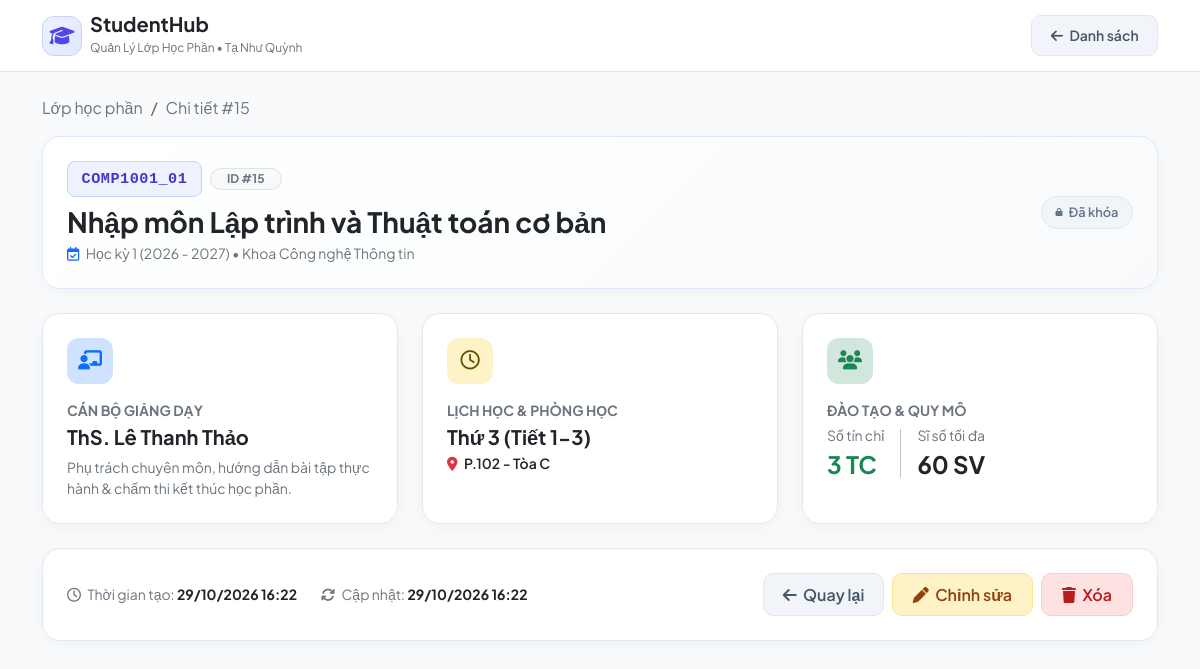
The app's page /detail.php?id=15 with its own data.
### tables this page shows
CREATE TABLE IF NOT EXISTS `lop_hoc_phan` (
    `id` INT AUTO_INCREMENT PRIMARY KEY,
    `ma_lop` VARCHAR(50) NOT NULL UNIQUE,
    `ten_mon_hoc` VARCHAR(255) NOT NULL,
    `so_tin_chi` INT NOT NULL,
    `giang_vien` VARCHAR(150) NOT NULL,
    `phong_hoc` VARCHAR(50) NOT NULL,
    `lich_hoc` VARCHAR(150) NOT NULL,
    `si_so_toi_da` INT NOT NULL DEFAULT 40,
    `trang_thai` ENUM('mo', 'khoa') NOT NULL DEFAULT 'mo',
    `hoc_ky` VARCHAR(50) NOT NULL DEFAULT 'Học kỳ 1 (2026 - 2027)',
    `created_at` TIMESTAMP DEFAULT CURRENT_TIMESTAMP,
    `updated_at` TIMESTAMP DEFAULT CURRENT_TIMESTAMP ON UPDATE CURRENT_TIMESTAMP,
    INDEX `idx_lop_ten_mon` (`ten_mon_hoc`),
    INDEX `idx_lop_giang_vien` (`giang_vien`),
    INDEX `idx_lop_trang_thai` (`trang_thai`)
);

### config/database.php (called while the page is built, shortened)
<?php
$dbHost  = 'localhost';
$dbName  = 'studenthub_personal';
$dbUser  = 'root';
$dbPass  = '';
$charset = 'utf8mb4';
$dsn = "mysql:host={$dbHost};dbname={$dbName};charset={$charset}";
$options = [
    PDO::ATTR_ERRMODE            => PDO::ERRMODE_EXCEPTION,
    PDO::ATTR_DEFAULT_FETCH_MODE => PDO::FETCH_ASSOC,
    PDO::ATTR_EMULATE_PREPARES   => false,
];
try {
    $pdo = new PDO($dsn, $dbUser, $dbPass, $options);
} catch (PDOException $e) {
    http_response_code(500);
    ?>
    <!DOCTYPE html>
    <html lang="vi">
    <head>
        <meta charset="UTF-8">
        <meta name="viewport" content="width=device-width, initial-scale=1.0">
        <title>StudentHub - Lỗi Kết Nối Cơ Sở Dữ Liệu</title>
        <link rel="preconnect" href="https://fonts.googleapis.com">
        <link rel="preconnect" href="https://fonts.gstatic.com" crossorigin>
        <link href="https://fonts.googleapis.com/css2?family=Plus+Jakarta+Sans:wght@400;500;600;700&display=swap" rel="stylesheet">
        <link href="https://cdn.jsdelivr.net/npm/bootstrap@5.3.3/dist/css/bootstrap.min.css" rel="stylesheet">
        <link href="https://cdnjs.cloudflare.com/ajax/libs/font-awesome/6.5.1/css/all.min.css" rel="stylesheet">
        <style>
            body { font-family: 'Plus Jakarta Sans', sans-serif; background-color: #f8fafc; color: #0f172a; }
            .error-card { background: #ffffff; border: 1px solid #fee2e2; border-radius: 16px; box-shadow: 0 4px 20px -2px rgba(15,23,42,0.05); }
        </style>
    </head>
    <body class="d-flex align-items-center min-vh-100">
        <div class="container py-5">
            <div class="row justify-content-center">
                <div class="col-md-8 col-lg-6">
                    <div class="error-card p-4 p-md-5">
                        <div class="d-flex align-items-center gap-3 mb-4">
                            <span class="d-inline-flex align-items-center justify-content-center bg-danger-subtle text-danger rounded-3" style="width: 48px; height: 48px;">
                                <i class="fa-solid fa-database fa-lg"></i>
                            </span>
                            <div>
                                <h4 class="fw-bold mb-0 text-dark">Lỗi Kết Nối CSDL (PDO)</h4>
                                <small class="text-secondary">StudentHub - Tạ Như Quỳnh</small>
                            </div>
                        </div>
                        <p class="text-danger small mb-3">
                            <i class="fa-solid fa-circle-exclamation me-1"></i>
                            Không thể kết nối đến máy chủ MySQL với database <code>studenthub_personal</code>.
                        </p>
                        <div class="bg-light p-3 rounded-3 border mb-4 font-monospace small text-break">
                            <div><strong>DSN:</strong> <?= htmlspecialchars($dsn, ENT_QUOTES, 'UTF-8') ?></div>
                            <div><strong>Chi tiết lỗi:</strong> <?= htmlspecialchars($e->getMessage(), ENT_QUOTES, 'UTF-8') ?></div>
                        </div>
                        <div class="alert alert-warning border-0 small mb-0" style="background:#fffbeb; color:#92400e;">
                            <strong>Hướng dẫn xử lý nhanh:</strong>
                            <ol class="ps-3 mb-0 mt-2">
                                <li>Mở <strong>XAMPP Control Panel</strong> và bật nút <strong>Start</strong> tại MySQL.</li>
                                <li>Import file <code>sql/schema.sql</code> và <code>sql/seed.sql</code> vào MySQL để tạo CSDL <code>studenthub_personal</code>.</li>
                            </ol>
                        </div>
                    </div>
                </div>
            </div>
        </div>
    </body>
    </html>
    <?php
    exit;
}
function getDatabaseConnection(): PDO
{
    global $pdo;
    return $pdo;
}

### repositories/LopHocPhanRepository.php (called while the page is built, shortened)
<?php
class LopHocPhanRepository
{
    public function getById(int $id): ?array
    {
        $sql = 'SELECT * FROM lop_hoc_phan WHERE id = :id LIMIT 1';
        $stmt = $this->pdo->prepare($sql);
        $stmt->bindValue(':id', $id, PDO::PARAM_INT);
        $stmt->execute();
        $record = $stmt->fetch();
        return $record !== false ? $record : null;
    }
}

### detail.php (the view, shortened to what this page needs)
<?php
require_once __DIR__ . '/config/database.php';
require_once __DIR__ . '/helpers/session.php';
require_once __DIR__ . '/repositories/LopHocPhanRepository.php';
$repository = new LopHocPhanRepository(getDatabaseConnection());
$id = filter_input(INPUT_GET, 'id', FILTER_VALIDATE_INT);
$classItem = null;
if ($id && $id > 0) {
    $classItem = $repository->getById((int)$id);
}
    ?>
<!DOCTYPE html>
<html lang="vi">
<head>
    <link href="https://cdn.jsdelivr.net/npm/bootstrap@5.3.3/dist/css/bootstrap.min.css" rel="stylesheet">
    <link href="https://cdnjs.cloudflare.com/ajax/libs/font-awesome/6.5.1/css/all.min.css" rel="stylesheet">
</head>
<body>
    <header class="top-navbar mb-4">
        <div class="container">
            <div class="d-flex align-items-center justify-content-between">
                <a href="index.php" class="d-flex align-items-center gap-2 text-decoration-none">
                    <div class="brand-logo-box">
                        <i class="fa-solid fa-graduation-cap"></i>
                    </div>
                    <div>
                        <span class="fs-5 fw-bold text-dark d-block lh-1">StudentHub</span>
                        <small class="text-secondary" style="font-size: 0.75rem;">Quản Lý Lớp Học Phần &bull; Tạ Như Quỳnh</small>
                    </div>
                </a>
                <a href="index.php" class="btn-soft-back small">
                    <i class="fa-solid fa-arrow-left"></i> Danh sách
                </a>
            </div>
        </div>
    </header>
    <main class="container pb-5">
        <nav aria-label="breadcrumb" class="mb-3">
            <ol class="breadcrumb small">
                <li class="breadcrumb-item"><a href="index.php" class="text-decoration-none text-secondary">Lớp học phần</a></li>
                <li class="breadcrumb-item text-secondary active" aria-current="page">Chi tiết #<?= (int)$classItem['id'] ?></li>
            </ol>
        </nav>
        <div class="row g-4">
            <div class="col-12">
                <div class="bento-card bento-hero">
                    <div class="d-md-flex align-items-center justify-content-between">
                        <div>
                            <div class="d-flex align-items-center gap-2 mb-2">
                                <span class="code-badge-lg"><?= e($classItem['ma_lop']) ?></span>
                                <span class="badge bg-light text-secondary border px-3 py-1 rounded-pill small">
                                    ID #<?= (int)$classItem['id'] ?>
                                </span>
                            </div>
                            <h1 class="h3 fw-bold text-dark mb-1"><?= e($classItem['ten_mon_hoc']) ?></h1>
                            <p class="text-secondary mb-0 small">
                                <i class="fa-regular fa-calendar-check me-1 text-primary"></i>
                                <?= e($classItem['hoc_ky']) ?> &bull; Khoa Công nghệ Thông tin
                            </p>
                        </div>
                        <div class="mt-3 mt-md-0">
                            <?= renderTrangThaiBadge($classItem['trang_thai']) ?>
                        </div>
                    </div>
                </div>
            </div>
            <div class="col-md-6 col-lg-4">
                <div class="bento-card">
                    <div class="bento-icon-circle bg-primary-subtle text-primary">
                        <i class="fa-solid fa-chalkboard-user"></i>
                    </div>
                    <span class="text-secondary small text-uppercase fw-bold letter-spacing-1 d-block mb-1">
                        Cán Bộ Giảng Dạy
                    </span>
                    <h5 class="fw-bold text-dark mb-2"><?= e($classItem['giang_vien']) ?></h5>
                    <p class="text-secondary small mb-0">
                        Phụ trách chuyên môn, hướng dẫn bài tập thực hành & chấm thi kết thúc học phần.
                    </p>
                </div>
            </div>
            <div class="col-md-6 col-lg-4">
                <div class="bento-card">
                    <div class="bento-icon-circle bg-amber-subtle text-warning-emphasis" style="background:#fef3c7; color:#b45309;">
                        <i class="fa-regular fa-clock"></i>
                    </div>
                    <span class="text-secondary small text-uppercase fw-bold letter-spacing-1 d-block mb-1">
                        Lịch Học & Phòng Học
                    </span>
                    <h5 class="fw-bold text-dark mb-1"><?= e($classItem['lich_hoc']) ?></h5>
                    <div class="text-dark small fw-semibold">
                        <i class="fa-solid fa-location-dot text-danger me-1"></i>
                        <?= e($classItem['phong_hoc']) ?>
                    </div>
                </div>
            </div>
            <div class="col-md-12 col-lg-4">
                <div class="bento-card">
                    <div class="bento-icon-circle bg-success-subtle text-success">
                        <i class="fa-solid fa-users"></i>
                    </div>
                    <span class="text-secondary small text-uppercase fw-bold letter-spacing-1 d-block mb-1">
                        Đào Tạo & Quy Mô
                    </span>
                    <div class="d-flex align-items-center gap-3">
                        <div>
                            <span class="text-secondary small d-block">Số tín chỉ</span>
                            <span class="fs-4 fw-bold text-success"><?= (int)$classItem['so_tin_chi'] ?> TC</span>
                        </div>
                        <div>
                            <span class="text-secondary small d-block">Sĩ số tối đa</span>
                            <span class="fs-4 fw-bold text-dark"><?= (int)$classItem['si_so_toi_da'] ?> SV</span>
                        </div>
                    </div>
                </div>
            </div>
            <div class="col-12">
                <div class="bento-card">
                    <div class="d-md-flex align-items-center justify-content-between">
                        <div class="d-flex align-items-center gap-4 text-secondary small mb-3 mb-md-0">
                            <div>
                                <i class="fa-regular fa-clock me-1"></i>
                                Thời gian tạo: <strong class="text-dark"><?= formatDateTime($classItem['created_at']) ?></strong>
                            </div>
                            <div>
                                <i class="fa-solid fa-arrows-rotate me-1"></i>
                                Cập nhật: <strong class="text-dark"><?= formatDateTime($classItem['updated_at']) ?></strong>
                            </div>
                        </div>
                        <div class="d-flex align-items-center gap-2">
                            <a href="index.php" class="btn-soft-back">
                                <i class="fa-solid fa-arrow-left"></i> Quay lại
                            </a>
                            <a href="edit.php?id=<?= (int)$classItem['id'] ?>" class="btn-soft-edit">
                                <i class="fa-solid fa-pen"></i> Chỉnh sửa
                            </a>
                            <form action="delete.php"
                                  method="POST"
                                  class="d-inline"
                                  onsubmit="return confirm('Bạn có chắc chắn muốn xóa lớp học phần: &quot;<?= e($classItem['ten_mon_hoc']) ?>&quot; không?\nHành động này không thể hoàn tác!');">
                                <button type="submit" class="btn-soft-delete">
                                    <i class="fa-solid fa-trash"></i> Xóa
                                </button>
                            </form>
                        </div>
                    </div>
                </div>
            </div>
        </div>
    </main>
</body>
</html>

### detail.php (style rules this page uses)
:root { --font-sans: 'Plus Jakarta Sans', sans-serif; --bg-page: #f8fafc; --text-primary: #0f172a; --text-secondary: #64748b; --border-light: #e2e8f0; --accent-primary: #4f46e5; --accent-hover: #4338ca; --card-shadow: 0 4px 20px -2px rgba(15, 23, 42, 0.05); }
body { font-family: var(--font-sans); background-color: var(--bg-page); color: var(--text-primary); min-height: 100vh; -webkit-font-smoothing: antialiased; }
.top-navbar { background: #ffffff; border-bottom: 1px solid var(--border-light); padding: 0.85rem 0; }
.brand-logo-box { width: 40px; height: 40px; background: linear-gradient(135deg, #eef2ff 0%, #e0e7ff 100%); color: #4f46e5; border-radius: 12px; display: inline-flex; align-items: center; justify-content: center; font-size: 1.25rem; border: 1px solid #c7d2fe; }
.bento-card { background: #ffffff; border: 1px solid var(--border-light); border-radius: 18px; box-shadow: var(--card-shadow); padding: 1.5rem; height: 100%; transition: transform 0.2s ease, box-shadow 0.2s ease; }
.bento-hero { background: linear-gradient(135deg, #ffffff 0%, #f8fafc 100%); border: 1px solid #e0e7ff; }
.bento-icon-circle { width: 46px; height: 46px; border-radius: 12px; display: inline-flex; align-items: center; justify-content: center; font-size: 1.2rem; margin-bottom: 1rem; }
.code-badge-lg { font-family: 'Courier New', Courier, monospace; background: #eef2ff; color: #4338ca; border: 1px solid #c7d2fe; border-radius: 8px; padding: 0.35rem 0.85rem; font-size: 0.95rem; font-weight: 700; letter-spacing: 0.5px; }
.btn-soft-back { background-color: #f1f5f9; color: #475569; border: 1px solid var(--border-light); border-radius: 10px; padding: 0.55rem 1.15rem; font-weight: 600; text-decoration: none; display: inline-flex; align-items: center; gap: 0.4rem; transition: all 0.2s; }
.btn-soft-edit { background-color: #fef3c7; color: #92400e; border: 1px solid #fde68a; border-radius: 10px; padding: 0.55rem 1.25rem; font-weight: 600; text-decoration: none; display: inline-flex; align-items: center; gap: 0.4rem; transition: all 0.2s; }
.btn-soft-delete { background-color: #fee2e2; color: #b91c1c; border: 1px solid #fecaca; border-radius: 10px; padding: 0.55rem 1.25rem; font-weight: 600; display: inline-flex; align-items: center; gap: 0.4rem; transition: all 0.2s; }

### records on screen
lop_hoc_phan: id "15", ma_lop "COMP1001_01", ten_mon_hoc "Nhập môn Lập trình và Thuật toán cơ bản", hoc_ky "Học kỳ 1 (2026 - 2027)", giang_vien "ThS. Lê Thanh Thảo", lich_hoc "Thứ 3 (Tiết 1-3)", phong_hoc "P.102 - Tòa C", so_tin_chi "3", si_so_toi_da "60", created_at "29/10/2026 16:22", updated_at "29/10/2026 16:22"
